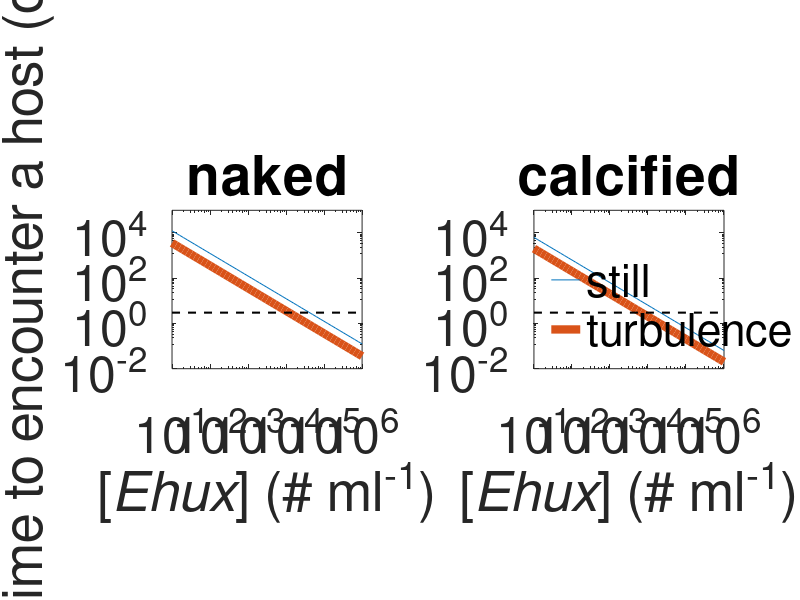

The MATLAB source for this figure: (Note: this script raises an error after producing the figure.)
clear; close all

% plot specifications
fsize=36;
labs={'calcified cells';'naked cells'};

% size and density estimates for calcified cells, naked cells, and liths
dh=[6 5 ]./10^4; % diameter of host cells (cm)
dv=.2/10^4;         % diameter of virus (cm)
rh=dh./2;           % host cell radius (cm)
rv=dv/2;            % virus radius  (cm)
re=rh+rv;           % encounter radius (cm)
rhop=[1.19 1.05 ];   % particle density (g/cm^3) from Paasche et al. 2002

% physical properties 
rhof=1.027;                 % fluid (seawater) density (g/cm^3)
nu=0.01;                    % kinematic viscosity (cm^2/s)
g=980;                      % gravitational acceleration (cm/s^2)
eta=rhof*nu;                % dynamic viscosity [g/cm/s] = rhof*kinematic viscosity [cm^2/s]

% TKE dissipation rate (cm^2/s^3)
Es=10^-4; % "still" or "calm"
Et=10^-0; % "turbulent" or "stormy"

% sinking velocities 
wh = 2/9*g*rh.^2.*(rhop-rhof)./eta; %cell velocity by Stokes' law (cm/s)
whperd=wh/100*24*3600;              %cell velocity by Stokes' law (m/d)

% concentrations
vconc=10.^[3:.1:6]'; % virus concentration (#/cm^3)
hconc=10.^[1:.1:6]'; % host  concentration (#/cm^3)
% Vconc=repmat(vconc,1,length(hconc));
% hconc=repmat(hconc,length(vconc),1);

% estimate Brownian motion kernel beta_br (cm^3/s)
k=1.38064852*10^-23;    % Boltzmann's constant (m^2 kg s^-2 K)
kcm=k*10^4*10^3;        % Boltzmann's constant (cm^2 g s^-2 K)
T=293.15;               % absolute temperature (Kelvin) at 20 oC
betabr=2.*kcm.*T.*re.^2./3./eta./rh./rv; % Brownian motion kernel (cm^3/s)

% estimate encounter kernels due to sinking and turbulence (cm^3/s)
for i=1:length(dh);
    betab(i,1)=pi.*re(i).^2.*wh(i); %encounter kernel due to sinking

    betat(i,:)=.42*pi.*re(i).^3.*sqrt(Et./nu); %encounter kernel due to strong turbulence
    betas(i,:)=.42*pi.*re(i).^3.*sqrt(Es./nu); %encounter kernel due to weak turbulence
end

%convert to volume encountered per day
betab=betab*24*3600;
betat=betat*24*3600;
betas=betas*24*3600;
betabr=betabr*24*3600;

%%%%%%%%%%%%%%%%%%%%%%%%%
bstill=betabr+betab+betas;
bturb =betabr+betab+betat;

for i=1:length(dh);
    encS(:,i)=bstill(i).*hconc;
    encT(:,i)=bturb(i).*hconc;
end

% 
% figure; hold on
% subplot(1,2,2);
% loglog(hconc,encS(:,1),hconc,encT(:,1),'linewidth',6);hold on; 
% title('calcified','fontsize',fsize)
% 
% h=legend('still','turbulence','Location','NorthWest','AutoUpdate','off')
% legend('boxoff')
% 
% set(gca,'fontsize',fsize,'xtick',10.^[1:6],'ytick',10.^[-5:2:1],'plotboxaspectratio',[1.2 1 1])
% 
% xlabel('[{\it{Ehux}}] (# ml^{-1})');
% 
% axis(10.^[ 1 6 -5 2])
% 
% vline(10^5,'k--')
% 
% subplot(1,2,1);
% loglog(hconc,encS(:,2),hconc,encT(:,2),'linewidth',6);hold on; 
% title('naked','fontsize',fsize)
% 
% set(gca,'fontsize',fsize,'xtick',10.^[1:6],'ytick',10.^[-5:2:1],'plotboxaspectratio',[1.2 1 1])
% 
% axis(10.^[1 6 -5 2 ])
% xlabel('[{\it{Ehux}}] (# ml^{-1})');
% ylabel('encounters virus^{-1} d^{-1}')
% 
% 
% vline(10^5,'k--')

% export_fig encounterspervirusperday -png -m5

%%%%%%%%%%%%%%%%%%%%%%%%%%%%%
figure; hold on
subplot(1,2,2);
loglog(hconc,1./encS(:,1),hconc,1./encT(:,1),'linewidth',6);hold on; 
title('calcified','fontsize',fsize)

h=legend('still','turbulence','Location','SouthWest','AutoUpdate','off')
legend('boxoff')

set(gca,'fontsize',fsize,'xtick',10.^[1:6],'ytick',10.^[-2:2:5],'plotboxaspectratio',[1.2 1 1])

xlabel('[{\it{Ehux}}] (# ml^{-1})');

axis(10.^[ 1 6 -2 5])

plot(10.^[1 6],[3 3],'k--','linewidth',1.5)

% vline(10^5,'k--')

subplot(1,2,1);
loglog(hconc,1./encS(:,2),hconc,1./encT(:,2),'linewidth',6);hold on; 
title('naked','fontsize',fsize)

set(gca,'fontsize',fsize,'xtick',10.^[1:6],'ytick',10.^[-2:2:5],'plotboxaspectratio',[1.2 1 1])

axis(10.^[1 6 -2 5])
xlabel('[{\it{Ehux}}] (# ml^{-1})');
ylabel('time to encounter a host (d)')

plot(10.^[1 6],[3 3],'k--','linewidth',1.5)

% vline(10^5,'k--')

export_fig timetofindahost -png -m5


